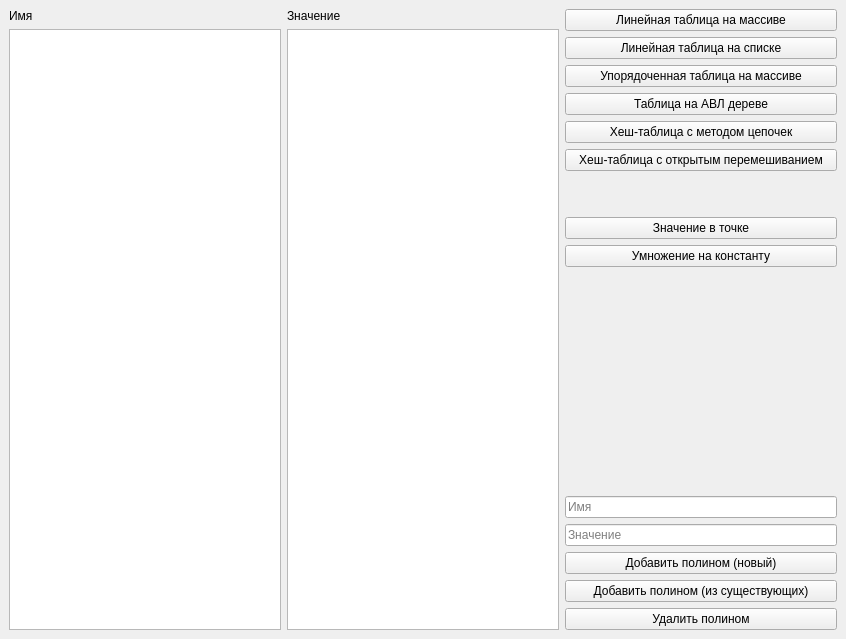
<?xml version="1.0" encoding="UTF-8"?>
<ui version="4.0">
 <class>MainWindow</class>
 <widget class="QMainWindow" name="MainWindow">
  <property name="geometry">
   <rect>
    <x>0</x>
    <y>0</y>
    <width>846</width>
    <height>639</height>
   </rect>
  </property>
  <property name="windowTitle">
   <string>Algebra of Polynomials</string>
  </property>
  <widget class="QWidget" name="centralwidget">
   <property name="sizePolicy">
    <sizepolicy hsizetype="Preferred" vsizetype="Preferred">
     <horstretch>0</horstretch>
     <verstretch>0</verstretch>
    </sizepolicy>
   </property>
   <layout class="QHBoxLayout" name="horizontalLayout">
    <item>
     <layout class="QVBoxLayout" name="verticalLayout_3">
      <item>
       <widget class="QLabel" name="nameLabel">
        <property name="text">
         <string>Имя</string>
        </property>
       </widget>
      </item>
      <item>
       <widget class="QListWidget" name="listWidget_name"/>
      </item>
     </layout>
    </item>
    <item>
     <layout class="QVBoxLayout" name="verticalLayout_2">
      <item>
       <widget class="QLabel" name="valueLabel">
        <property name="text">
         <string>Значение</string>
        </property>
       </widget>
      </item>
      <item>
       <widget class="QListWidget" name="listWidget_value"/>
      </item>
     </layout>
    </item>
    <item>
     <layout class="QVBoxLayout" name="verticalLayout">
      <item>
       <widget class="QPushButton" name="pushButton_linearArrayTable">
        <property name="text">
         <string>Линейная таблица на массиве</string>
        </property>
       </widget>
      </item>
      <item>
       <widget class="QPushButton" name="pushButton_linearListTable">
        <property name="text">
         <string>Линейная таблица на списке</string>
        </property>
       </widget>
      </item>
      <item>
       <widget class="QPushButton" name="pushButton_sortedArrayTable">
        <property name="text">
         <string>Упорядоченная таблица на массиве</string>
        </property>
       </widget>
      </item>
      <item>
       <widget class="QPushButton" name="pushButton_AVLTreeTable">
        <property name="text">
         <string>Таблица на АВЛ дереве</string>
        </property>
       </widget>
      </item>
      <item>
       <widget class="QPushButton" name="pushButton_chainMethodTable">
        <property name="text">
         <string>Хеш-таблица с методом цепочек</string>
        </property>
       </widget>
      </item>
      <item>
       <widget class="QPushButton" name="pushButton_openShuffleTable">
        <property name="text">
         <string>Хеш-таблица с открытым перемешиванием</string>
        </property>
       </widget>
      </item>
      <item>
       <spacer name="verticalSpacer_2">
        <property name="orientation">
         <enum>Qt::Vertical</enum>
        </property>
        <property name="sizeType">
         <enum>QSizePolicy::Minimum</enum>
        </property>
        <property name="sizeHint" stdset="0">
         <size>
          <width>20</width>
          <height>40</height>
         </size>
        </property>
       </spacer>
      </item>
      <item>
       <widget class="QPushButton" name="pushButton_atPoint">
        <property name="text">
         <string>Значение в точке</string>
        </property>
       </widget>
      </item>
      <item>
       <widget class="QPushButton" name="pushButton_multConst">
        <property name="text">
         <string>Умножение на константу</string>
        </property>
       </widget>
      </item>
      <item>
       <spacer name="verticalSpacer">
        <property name="orientation">
         <enum>Qt::Vertical</enum>
        </property>
        <property name="sizeHint" stdset="0">
         <size>
          <width>20</width>
          <height>40</height>
         </size>
        </property>
       </spacer>
      </item>
      <item>
       <widget class="QLineEdit" name="lineEdit_key">
        <property name="sizePolicy">
         <sizepolicy hsizetype="Expanding" vsizetype="Fixed">
          <horstretch>0</horstretch>
          <verstretch>0</verstretch>
         </sizepolicy>
        </property>
        <property name="minimumSize">
         <size>
          <width>200</width>
          <height>0</height>
         </size>
        </property>
        <property name="inputMask">
         <string/>
        </property>
        <property name="text">
         <string/>
        </property>
        <property name="placeholderText">
         <string>Имя</string>
        </property>
       </widget>
      </item>
      <item>
       <widget class="QLineEdit" name="lineEdit_value">
        <property name="inputMask">
         <string/>
        </property>
        <property name="text">
         <string/>
        </property>
        <property name="maxLength">
         <number>32767</number>
        </property>
        <property name="placeholderText">
         <string>Значение</string>
        </property>
       </widget>
      </item>
      <item>
       <widget class="QPushButton" name="pushButton_addPol">
        <property name="text">
         <string>Добавить полином (новый)</string>
        </property>
       </widget>
      </item>
      <item>
       <widget class="QPushButton" name="pushButton_addPolFromExisting">
        <property name="text">
         <string>Добавить полином (из существующих)</string>
        </property>
       </widget>
      </item>
      <item>
       <widget class="QPushButton" name="pushButton_removePol">
        <property name="text">
         <string>Удалить полином</string>
        </property>
       </widget>
      </item>
     </layout>
    </item>
   </layout>
  </widget>
 </widget>
 <resources/>
 <connections/>
</ui>
